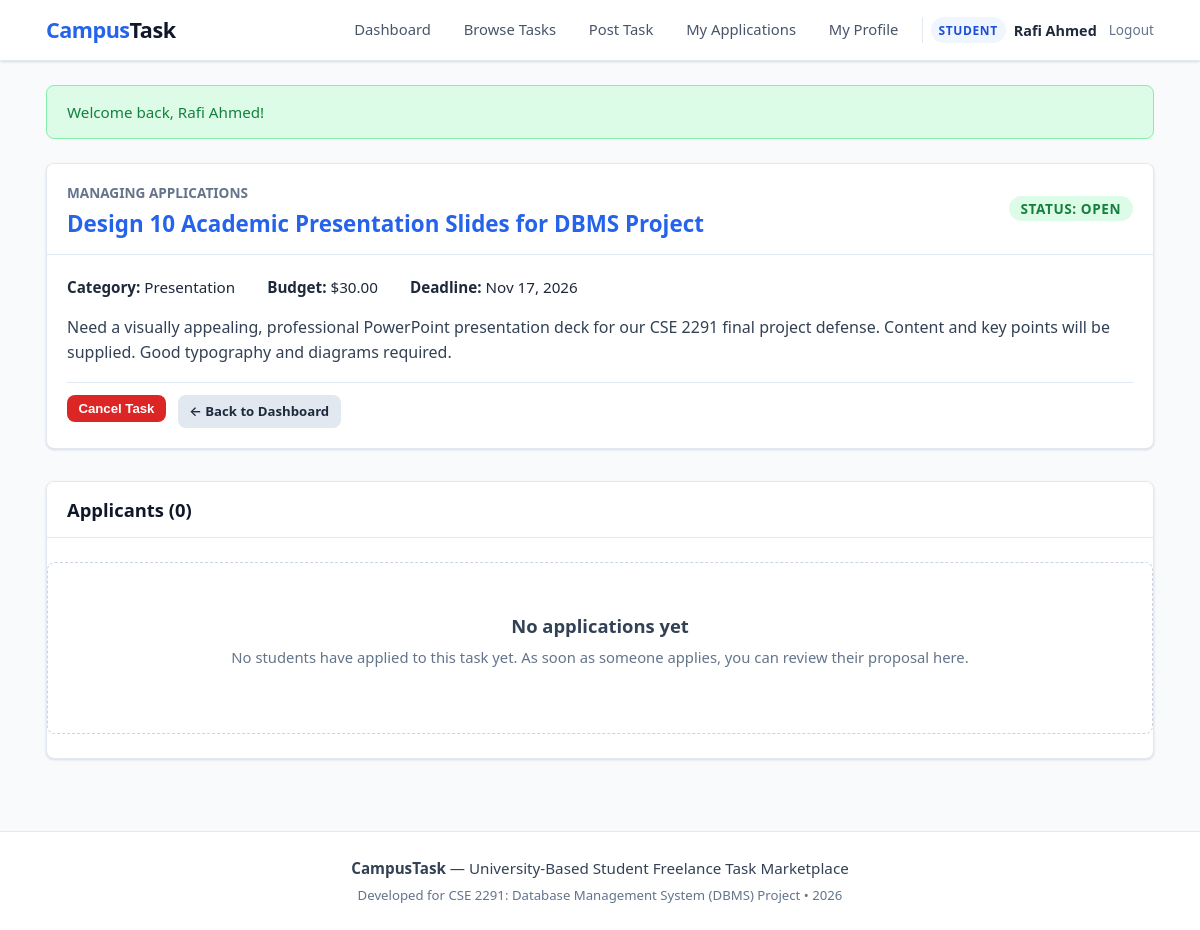
The page /student/applications.php?task_id=1 (signed in) on the database its author committed.
### tables this page shows
CREATE TABLE IF NOT EXISTS `tasks` (
    `task_id` INT AUTO_INCREMENT PRIMARY KEY,
    `poster_id` INT NOT NULL,
    `category_id` INT NOT NULL,
    `title` VARCHAR(200) NOT NULL,
    `description` TEXT NOT NULL,
    `budget` DECIMAL(10, 2) NOT NULL DEFAULT 0.00,
    `deadline` DATE NOT NULL,
    `status` ENUM('OPEN', 'IN_PROGRESS', 'COMPLETED', 'CANCELLED') NOT NULL DEFAULT 'OPEN',
    `created_at` DATETIME NOT NULL DEFAULT CURRENT_TIMESTAMP,
    `updated_at` DATETIME NOT NULL DEFAULT CURRENT_TIMESTAMP ON UPDATE CURRENT_TIMESTAMP,
    CONSTRAINT `chk_task_budget_non_negative` CHECK (`budget` >= 0),
    CONSTRAINT `fk_tasks_poster` 
        FOREIGN KEY (`poster_id`) REFERENCES `users` (`user_id`) 
        ON DELETE CASCADE ON UPDATE CASCADE,
    CONSTRAINT `fk_tasks_category` 
        FOREIGN KEY (`category_id`) REFERENCES `categories` (`category_id`) 
        ON DELETE RESTRICT ON UPDATE CASCADE
);

CREATE TABLE IF NOT EXISTS `categories` (
    `category_id` INT AUTO_INCREMENT PRIMARY KEY,
    `category_name` VARCHAR(100) NOT NULL UNIQUE,
    `description` TEXT NULL,
    `created_at` DATETIME NOT NULL DEFAULT CURRENT_TIMESTAMP
);

### config/database.example.php (called while the page is built, shortened)
<?php
function e($value) {
    return htmlspecialchars((string)($value ?? ''), ENT_QUOTES, 'UTF-8');
}

### student/applications.php (the view, shortened to what this page needs)
<?php
require_once __DIR__ . '/../includes/auth.php';
$task_id = (int)($_REQUEST['task_id'] ?? 0);
$stmt = $pdo->prepare('
    SELECT t.task_id, t.poster_id, t.title, t.description, t.budget, t.deadline, t.status, c.category_name
    FROM tasks t
    LEFT JOIN categories c ON t.category_id = c.category_id
    WHERE t.task_id = :id
    LIMIT 1
');
$stmt->execute([':id' => $task_id]);
$task = $stmt->fetch();
$applicants_stmt = $pdo->prepare('
    SELECT
        a.application_id,
        a.proposal,
        a.proposed_budget,
        a.status AS app_status,
        a.applied_at,
        u.user_id AS applicant_user_id,
        u.full_name AS applicant_name,
        u.email AS applicant_email,
        p.student_id,
        p.department,
        p.bio
    FROM applications a
    JOIN users u ON a.applicant_id = u.user_id
    LEFT JOIN profiles p ON u.user_id = p.user_id
    WHERE a.task_id = :task_id
    ORDER BY
        CASE a.status
            WHEN "ACCEPTED" THEN 1
            WHEN "PENDING" THEN 2
            WHEN "REJECTED" THEN 3
            ELSE 4
        END,
        a.applied_at DESC
');
$applicants_stmt->execute([':task_id' => $task_id]);
$applicants = $applicants_stmt->fetchAll();
require_once __DIR__ . '/../includes/header.php';
?>
<div class="card" style="margin-bottom: 2rem;">
    <div class="card-header">
        <div>
            <span style="font-size: 0.85rem; color: var(--gray-500); text-transform: uppercase; font-weight: 600;">Managing Applications</span>
            <h2 class="card-title" style="font-size: 1.4rem; margin-top: 0.25rem;">
                <a href="<?= BASE_URL ?>/student/task-details.php?id=<?= e($task['task_id']) ?>">
                    <?= e($task['title']) ?>
                </a>
            </h2>
        </div>
        <div>
            <?php
            $task_badge = match ($task['status']) {
                'OPEN'        => 'badge-open',
                'IN_PROGRESS' => 'badge-in-progress',
                'COMPLETED'   => 'badge-completed',
                default       => 'badge-cancelled',
            };
            ?>
            <span class="badge <?= $task_badge ?>" style="font-size: 0.85rem; padding: 0.35rem 0.75rem;">
                Status: <?= e($task['status']) ?>
            </span>
        </div>
    </div>
    <div class="card-body">
        <div style="display: flex; gap: 2rem; flex-wrap: wrap; margin-bottom: 1rem; font-size: 0.95rem;">
            <div><strong>Category:</strong> <?= e($task['category_name'] ?? 'General') ?></div>
            <div><strong>Budget:</strong> $<?= number_format((float)$task['budget'], 2) ?></div>
            <div><strong>Deadline:</strong> <?= date('M d, Y', strtotime($task['deadline'])) ?></div>
        </div>
        <p style="color: var(--gray-700); margin-bottom: 1rem;"><?= nl2br(e($task['description'])) ?></p>
        <div style="display: flex; gap: 0.75rem; flex-wrap: wrap; padding-top: 0.75rem; border-top: 1px solid var(--gray-200);">
            <?php if (in_array($task['status'], ['OPEN', 'IN_PROGRESS'], true)): ?>
                <form action="<?= BASE_URL ?>/student/applications.php?task_id=<?= e($task_id) ?>" method="POST" style="display: inline;">
                    <button type="submit" class="btn btn-danger btn-sm" onclick="return confirm('Are you sure you want to cancel this task?');">
                        Cancel Task
                    </button>
                </form>
            <?php endif; ?>
            <a href="<?= BASE_URL ?>/student/dashboard.php" class="btn btn-secondary btn-sm">
                &larr; Back to Dashboard
            </a>
        </div>
    </div>
</div>
<div class="card">
    <div class="card-header">
        <h3 class="card-title">Applicants (<?= count($applicants) ?>)</h3>
    </div>
    <div class="card-body" style="padding: 0;">
        <?php if (empty($applicants)): ?>
            <div class="empty-state">
                <div class="empty-state-title">No applications yet</div>
                <div class="empty-state-text">No students have applied to this task yet. As soon as someone applies, you can review their proposal here.</div>
            </div>
        <?php endif; ?>
    </div>
</div>
<?php
require_once __DIR__ . '/../includes/footer.php';
?>

### assets/css/style.css (style rules this page uses)
:root { --primary: #2563eb; --primary-hover: #1d4ed8; --primary-light: #eff6ff; --success: #16a34a; --success-light: #dcfce7; --success-dark: #15803d; --warning: #d97706; --warning-light: #fef3c7; --danger: #dc2626; --danger-light: #fee2e2; --danger-dark: #b91c1c; --info: #0284c7; --info-light: #e0f2fe; --gray-50: #f8fafc; --gray-100: #f1f5f9; --gray-200: #e2e8f0; --gray-300: #cbd5e1; --gray-400: #94a3b8; --gray-500: #64748b; --gray-600: #475569; --gray-700: #334155; --gray-800: #1e293b; --gray-900: #0f172a; --font-sans: system-ui, -apple-system, BlinkMacSystemFont, "Segoe UI", Roboto, "Helvetica Neue", Arial, sans-serif; --border-radius: 8px; --box-shadow: 0 1px 3px 0 rgba(0, 0, 0, 0.1), 0 1px 2px -1px rgba(0, 0, 0, 0.1); --box-shadow-md: 0 4px 6px -1px rgba(0, 0, 0, 0.1), 0 2px 4px -2px rgba(0, 0, 0, 0.1); --box-shadow-lg: 0 10px 15px -3px rgba(0, 0, 0, 0.1), 0 4px 6px -4px rgba(0, 0, 0, 0.1); }
* { box-sizing: border-box; margin: 0; padding: 0; }
body { font-family: var(--font-sans); background-color: var(--gray-50); color: var(--gray-800); line-height: 1.6; min-height: 100vh; display: flex; flex-direction: column; }
h1, h2, h3, h4, h5, h6 { color: var(--gray-900); font-weight: 700; line-height: 1.25; margin-bottom: 0.5rem; }
h2 { font-size: 1.5rem; }
h3 { font-size: 1.25rem; }
p { margin-bottom: 1rem; }
a { color: var(--primary); text-decoration: none; transition: color 0.15s ease-in-out; }
.btn { display: inline-flex; align-items: center; justify-content: center; font-weight: 600; padding: 0.55rem 1.1rem; font-size: 0.925rem; border-radius: var(--border-radius); border: 1px solid transparent; cursor: pointer; text-decoration: none; transition: background-color 0.15s ease, border-color 0.15s ease, color 0.15s ease; }
.btn-secondary { background-color: var(--gray-200); color: var(--gray-800); }
.btn-danger { background-color: var(--danger); color: #ffffff; }
.btn-sm { padding: 0.3rem 0.65rem; font-size: 0.825rem; }
.card { background-color: #ffffff; border-radius: var(--border-radius); border: 1px solid var(--gray-200); box-shadow: var(--box-shadow); margin-bottom: 1.5rem; overflow: hidden; }
.card-header { padding: 1rem 1.25rem; background-color: #ffffff; border-bottom: 1px solid var(--gray-200); display: flex; justify-content: space-between; align-items: center; flex-wrap: wrap; gap: 0.5rem; }
.card-title { font-size: 1.15rem; font-weight: 700; margin: 0; color: var(--gray-900); }
.card-body { padding: 1.25rem; }
.badge { display: inline-block; padding: 0.25rem 0.65rem; font-size: 0.75rem; font-weight: 700; border-radius: 9999px; text-transform: uppercase; letter-spacing: 0.04em; line-height: 1; }
.badge-open { background-color: var(--success-light); color: var(--success-dark); }
.empty-state { text-align: center; padding: 3rem 1.5rem; background-color: #ffffff; border: 1px dashed var(--gray-300); border-radius: var(--border-radius); margin: 1.5rem 0; }
.empty-state-title { font-size: 1.15rem; font-weight: 700; color: var(--gray-700); margin-bottom: 0.35rem; }
.empty-state-text { color: var(--gray-500); font-size: 0.925rem; margin-bottom: 1rem; }

### rows shown on the page
tasks: title "Design 10 Academic Presentation Slides for DBMS Project", status "OPEN", category.category_name "Presentation", budget "30.00", deadline "Nov 17, 2026", description "Need a visually appealing, professional PowerPoint presentation deck for our CSE 2291 final project defense. Content and key points will be supplied. Good typography and diagrams required."

### other values the page prints
$user_name "Rafi Ahmed"
$flash['message'] "Welcome back, Rafi Ahmed!"
count($applicants) "0"
